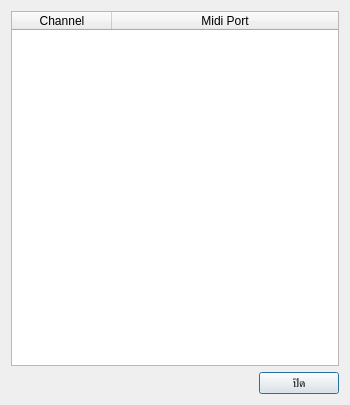
<?xml version="1.0" encoding="UTF-8"?>
<ui version="4.0">
 <class>MapChannelDialog</class>
 <widget class="QDialog" name="MapChannelDialog">
  <property name="geometry">
   <rect>
    <x>0</x>
    <y>0</y>
    <width>350</width>
    <height>405</height>
   </rect>
  </property>
  <property name="minimumSize">
   <size>
    <width>350</width>
    <height>405</height>
   </size>
  </property>
  <property name="windowTitle">
   <string>แยกช่องสัญญาณ</string>
  </property>
  <property name="locale">
   <locale language="English" country="UnitedStates"/>
  </property>
  <layout class="QVBoxLayout" name="verticalLayout">
   <item>
    <widget class="QTableWidget" name="tableWidget">
     <property name="contextMenuPolicy">
      <enum>Qt::CustomContextMenu</enum>
     </property>
     <property name="editTriggers">
      <set>QAbstractItemView::NoEditTriggers</set>
     </property>
     <property name="selectionBehavior">
      <enum>QAbstractItemView::SelectRows</enum>
     </property>
     <attribute name="horizontalHeaderStretchLastSection">
      <bool>true</bool>
     </attribute>
     <attribute name="verticalHeaderVisible">
      <bool>false</bool>
     </attribute>
     <column>
      <property name="text">
       <string>Channel</string>
      </property>
     </column>
     <column>
      <property name="text">
       <string>Midi Port</string>
      </property>
     </column>
    </widget>
   </item>
   <item>
    <layout class="QHBoxLayout" name="horizontalLayout">
     <item>
      <spacer name="horizontalSpacer">
       <property name="orientation">
        <enum>Qt::Horizontal</enum>
       </property>
       <property name="sizeHint" stdset="0">
        <size>
         <width>40</width>
         <height>20</height>
        </size>
       </property>
      </spacer>
     </item>
     <item>
      <widget class="QPushButton" name="btnClose">
       <property name="text">
        <string>ปิด</string>
       </property>
      </widget>
     </item>
    </layout>
   </item>
  </layout>
 </widget>
 <resources/>
 <connections/>
</ui>
